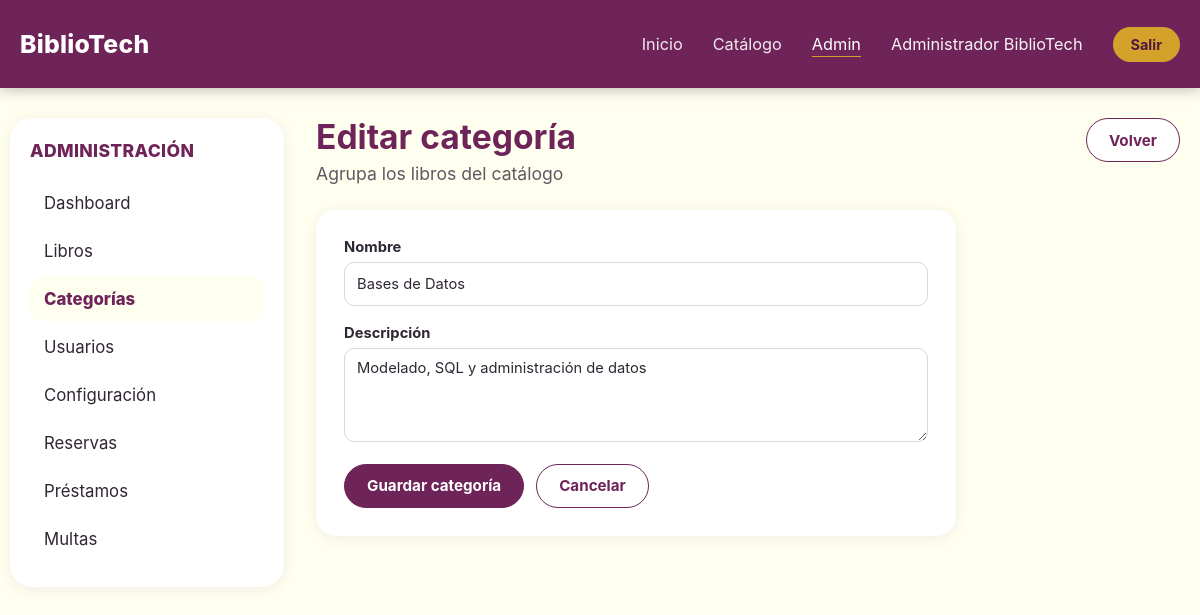
The page /admin/categorias/editar?id=1 (signed in) on the database its author committed.
### tables this page shows
CREATE TABLE IF NOT EXISTS categorias (
    id          BIGINT UNSIGNED NOT NULL AUTO_INCREMENT,
    nombre      VARCHAR(100) NOT NULL,
    descripcion TEXT NULL,
    created_at  TIMESTAMP NOT NULL DEFAULT CURRENT_TIMESTAMP,
    updated_at  TIMESTAMP NOT NULL DEFAULT CURRENT_TIMESTAMP ON UPDATE CURRENT_TIMESTAMP,
    PRIMARY KEY (id),
    UNIQUE KEY uq_categorias_nombre (nombre)
);

### app/Core/View.php (called while the page is built, shortened)
<?php
final class View
{
    public static function e(mixed $value): string
    {
        return htmlspecialchars((string) $value, ENT_QUOTES | ENT_SUBSTITUTE, 'UTF-8');
    }
    public static function url(string $path): string
    {
        return self::e(Url::to($path));
    }
    public static function render(string $view, array $data = [], string $layout = 'admin/layout'): void
    {
        $viewsPath = dirname(__DIR__) . '/Views/';
        extract($data, EXTR_SKIP);
        require $viewsPath . $view . '.php';
    }
}

### app/Controllers/Admin/BaseController.php (called while the page is built, shortened)
<?php
abstract class BaseController
{
    protected array $usuario;
    public function __construct()
    {
        $this->usuario = Auth::requireRole(['administrador']);
    }
    protected function render(string $vista, string $seccion, string $titulo, array $data = []): void
    {
        View::render($vista, $data + [
            'seccion' => $seccion,
            'titulo' => $titulo,
            'usuario' => $this->usuario,
            'csrf' => Csrf::token(),
            'mensajes' => Flash::pull(),
        ]);
    }
    protected function idDe(array $origen, string $clave = 'id'): int
    {
        $valor = $origen[$clave] ?? 0;
        return is_scalar($valor) ? max(0, (int) $valor) : 0;
    }
}

### app/Controllers/Admin/CategoriaController.php (called while the page is built, shortened)
<?php
final class CategoriaController extends BaseController
{
    private Categoria $categorias;
    public function __construct()
    {
        $this->categorias = new Categoria();
    }
    public function editar(): void
    {
        $categoria = $this->categorias->buscar($this->idDe($_GET));
        $this->formulario($categoria, $categoria);
    }
    private function formulario(?array $categoria, array $valores, ?string $error = null): void
    {
        $this->render('admin/categorias/form', 'categorias', $categoria ? 'Editar categoría' : 'Nueva categoría', [
            'categoria' => $categoria,
            'v' => $valores,
            'error' => $error,
        ]);
    }
}

### app/Routes/admin.php (called while the page is built, shortened)
<?php
$router->get('/admin', static fn () => (new DashboardController())->index());
$router->get('/admin/configuracion', static fn () => (new ConfiguracionController())->index());
$router->post('/admin/configuracion/guardar', static fn () => (new ConfiguracionController())->guardar());
$router->get('/admin/libros', static fn () => (new LibroController())->index());
$router->get('/admin/libros/crear', static fn () => (new LibroController())->crear());
$router->get('/admin/libros/editar', static fn () => (new LibroController())->editar());
$router->post('/admin/libros/guardar', static fn () => (new LibroController())->guardar());
$router->post('/admin/libros/eliminar', static fn () => (new LibroController())->eliminar());
$router->get('/admin/categorias', static fn () => (new CategoriaController())->index());
$router->get('/admin/categorias/crear', static fn () => (new CategoriaController())->crear());
$router->get('/admin/categorias/editar', static fn () => (new CategoriaController())->editar());

### app/Core/Router.php (called while the page is built, shortened)
<?php
final class Router
{
    private array $routes = [];
    public function dispatch(string $method, string $requestUri): void
    {
        $path = parse_url($requestUri, PHP_URL_PATH);
        $path = '/' . trim($path, '/');
        $handler = $this->routes[strtoupper($method)][$path] ?? null;
        $handler();
    }
    private function add(string $method, string $path, callable $handler): void
    {
        $normalizedPath = '/' . trim($path, '/');
        $this->routes[$method][$normalizedPath] = $handler;
    }
}

### index.php (called while the page is built, shortened)
<?php
spl_autoload_register(static function (string $class): void {
    $prefix = 'App\\';
    $relativeClass = substr($class, strlen($prefix));
    $file = __DIR__ . '/app/' . str_replace('\\', '/', $relativeClass) . '.php';
});
$auth = new AuthController();
$dashboard = new DashboardController();
$catalogo = new CatalogoController();
$reservas = new ReservaController();
$multas = new MultaController();
$router = new Router();
$router->get('/', [$auth, 'index']);
$router->get('/login', [$auth, 'showLogin']);
$router->post('/login', [$auth, 'login']);
$router->get('/register', [$auth, 'showRegister']);
$router->post('/register', [$auth, 'register']);
$router->post('/logout', [$auth, 'logout']);
$router->get('/home', [$dashboard, 'showHome']);
$router->get('/catalogo', [$catalogo, 'index']);
$router->get('/catalogo/show', [$catalogo, 'show']);
$router->get('/mis-reservas', [$reservas, 'index']);
$router->post('/reservas/crear', [$reservas, 'crear']);
$router->post('/reservas/cancelar', [$reservas, 'cancelar']);
$router->get('/mis-multas', [$multas, 'index']);
$router->post('/mis-multas/pagar', [$multas, 'pagar']);
require __DIR__ . '/app/Routes/admin.php';
try {
    $router->dispatch($_SERVER['REQUEST_METHOD'] ?? 'GET', $_SERVER['REQUEST_URI'] ?? '/');
} catch (Throwable $exception) {
    error_log((string) $exception);
    http_response_code(500);
    echo 'Ocurrió un error interno. Inténtalo de nuevo más tarde.';
}

### app/Core/Url.php (called while the page is built, shortened)
<?php
final class Url
{
    private static string $basePath = '';
    public static function setBasePath(string $basePath): void
    {
        self::$basePath = rtrim($basePath, '/');
    }
    public static function to(string $path): string
    {
        return self::$basePath . '/' . ltrim($path, '/');
    }
}

### app/Models/Categoria.php (called while the page is built, shortened)
<?php
final class Categoria
{
    private PDO $db;
    public function __construct(?PDO $db = null)
    {
        $this->db = $db ?? Database::connection();
    }
    public function buscar(int $id): ?array
    {
        $stmt = $this->db->prepare('SELECT id, nombre, descripcion FROM categorias WHERE id = :id');
        $stmt->execute(['id' => $id]);
        $fila = $stmt->fetch();
        return $fila === false ? null : $fila;
    }
}

### app/Core/Database.php (called while the page is built, shortened)
<?php
final class Database
{
    private static ?PDO $connection = null;
    public static function connection(): PDO
    {
        if (self::$connection === null) {
            $host = getenv('DB_HOST') ?: '127.0.0.1';
            $database = getenv('DB_NAME') ?: 'bdbibliotech';
            $username = getenv('DB_USER') ?: 'root';
            $password = getenv('DB_PASSWORD') ?: '';
            $dsn = sprintf('mysql:host=%s;dbname=%s;charset=utf8mb4', $host, $database);
            self::$connection = new PDO($dsn, $username, $password, [
                PDO::ATTR_ERRMODE => PDO::ERRMODE_EXCEPTION,
                PDO::ATTR_DEFAULT_FETCH_MODE => PDO::FETCH_ASSOC,
                PDO::ATTR_EMULATE_PREPARES => false,
            ]);
        }
        return self::$connection;
    }
}

### app/Views/admin/categorias/form.php (the view, shortened to what this page needs)
<div class="adm-head">
    <div>
        <h1 class="adm-title"><?= $categoria ? 'Editar categoría' : 'Nueva categoría' ?></h1>
        <p class="adm-subtitle">Agrupa los libros del catálogo</p>
    </div>
    <a class="adm-btn adm-btn-ghost" href="<?= View::url('/admin/categorias') ?>">Volver</a>
</div>
<form class="adm-form adm-form-narrow" method="post" action="<?= View::url('/admin/categorias/guardar') ?>">
    <label class="span2">Nombre
        <input name="nombre" value="<?= View::e($v['nombre']) ?>" maxlength="100" required>
    </label>
    <label class="span2">Descripción
        <textarea name="descripcion" rows="4" maxlength="2000"><?= View::e($v['descripcion'] ?? '') ?></textarea>
    </label>
    <div class="span2 adm-form-actions">
        <button class="adm-btn" type="submit">Guardar categoría</button>
        <a class="adm-btn adm-btn-ghost" href="<?= View::url('/admin/categorias') ?>">Cancelar</a>
    </div>
</form>

### assets/css/admin.css (style rules this page uses)
:root { color-scheme: light; --adm-purple: #6f2459; --adm-purple-dark: #4f1a40; --adm-gold: #d4a22b; --adm-cream: #fffff0; --adm-ink: #2f2733; --adm-muted: #7a737d; --adm-line: #ece6ea; --adm-green: #1f7a3f; --adm-red: #b3283f; }
* { box-sizing: border-box; }
body.adm { min-width: 320px; margin: 0; color: var(--adm-ink); background: var(--adm-cream); font-family: Inter, "Segoe UI", Arial, Helvetica, sans-serif; }
.adm-head { display: flex; align-items: flex-start; justify-content: space-between; gap: 16px; margin-bottom: 8px; flex-wrap: wrap; }
.adm-title { margin: 0; color: var(--adm-purple); font-size: 2.1rem; line-height: 1.15; }
.adm-subtitle { margin: 6px 0 28px; color: #5f5863; font-size: 1.1rem; }
.adm-head .adm-subtitle { margin-bottom: 18px; }
.adm-form { display: grid; grid-template-columns: repeat(2, minmax(0, 1fr)); gap: 18px 22px; padding: 28px; border-radius: 20px; background: #fff; box-shadow: 0 2px 14px rgb(60 30 55 / 8%); }
.adm-form-narrow { max-width: 640px; }
.adm-form label { display: grid; gap: 6px; align-content: start; color: var(--adm-ink); font-size: 0.92rem; font-weight: 700; }
.span2 { grid-column: 1 / -1; }
.adm-form-actions { display: flex; gap: 12px; margin-top: 4px; }
input, select, textarea { width: 100%; min-height: 44px; padding: 10px 12px; border: 1px solid #ddd5db; border-radius: 10px; color: var(--adm-ink); background: #fff; font: inherit; font-weight: 400; }
textarea { resize: vertical; }
.adm-btn { display: inline-flex; min-height: 44px; padding: 0 22px; border: 1px solid var(--adm-purple); border-radius: 999px; align-items: center; color: #fff; background: var(--adm-purple); cursor: pointer; font: inherit; font-size: 0.95rem; font-weight: 700; text-decoration: none; transition: filter 150ms ease; }
.adm-btn-ghost { color: var(--adm-purple); background: #fff; }

### rows shown on the page
categorias: nombre "Bases de Datos", descripcion "Modelado, SQL y administración de datos"

### other values the page prints
View::e($usuario['nombre'] ?? '') "Administrador BiblioTech"
View::e($etiqueta) "Dashboard"
View::e($etiqueta) "Libros"
View::e($etiqueta) "Categorías"
View::e($etiqueta) "Usuarios"
View::e($etiqueta) "Configuración"
View::e($etiqueta) "Reservas"
View::e($etiqueta) "Préstamos"
View::e($etiqueta) "Multas"
